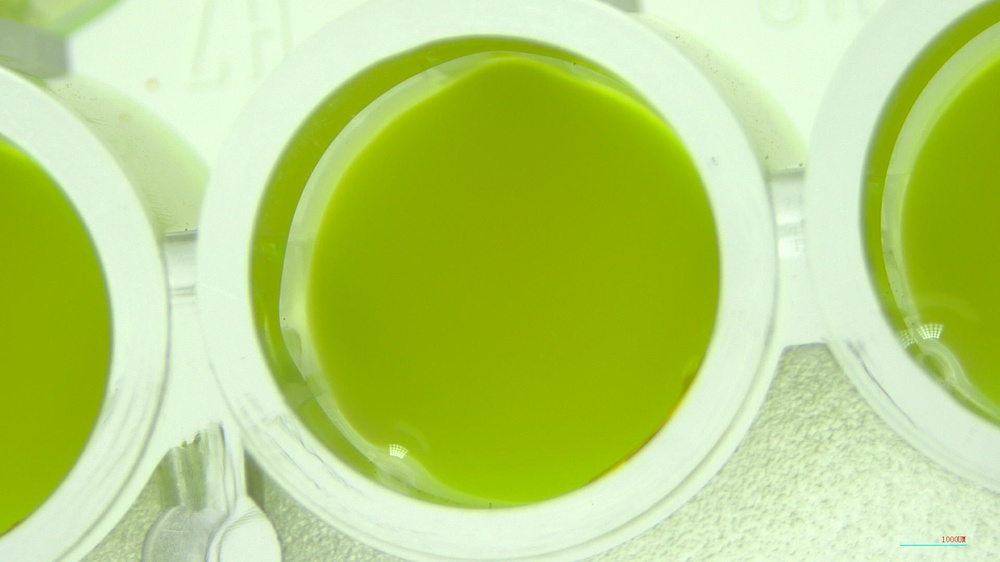
#> input picture MLPR_Dataset_Copy/0 hr/ pH5 Hydrolytic/IMG00158.JPG, 1000 x 562 px, shrunk from 1920 x 1080 before the run; its folder holds only this picture in this run
$ jupyter execute main.ipynb   (older library calls are emulated)
#> lines starting #> are read from the running program, lines starting #| are printed output that depends on the picture; after the words box and inside, x2 and y2 are one past the last pixel; in counts of white or black regions, pixels touching at a corner belong together
[cell 1]
import cv2
import numpy as np
import matplotlib.pyplot as plt
import os

# Root dataset folder
dataset_root = "MLPR_Dataset_Copy"
output_root = "Processed_Images"

# Ensure output root exists
os.makedirs(output_root, exist_ok=True)

# Define green color range (HSV)
lower_green = np.array([30, 100, 100])
upper_green = np.array([90, 255, 255])

# Recursive function to process images in all subfolders
def process_images_in_folder(folder_path, output_folder):
    # Ensure output folder exists
    os.makedirs(output_folder, exist_ok=True)

    for item in os.listdir(folder_path):
        item_path = os.path.join(folder_path, item)
        output_item_path = os.path.join(output_folder, item)

        if os.path.isdir(item_path):
            # Recursively process subfolders
            process_images_in_folder(item_path, output_item_path)
        elif item.lower().endswith(('.png', '.jpg', '.jpeg')):
            # Read image
            image = cv2.imread(item_path)
            if image is None:
                print(f"Error loading image: {item_path}")
                continue

            # Convert to HSV and create mask
            hsv = cv2.cvtColor(image, cv2.COLOR_BGR2HSV)
            mask = cv2.inRange(hsv, lower_green, upper_green)

            # Morphological operations to refine mask
            kernel = np.ones((7, 7), np.uint8)
            mask = cv2.morphologyEx(mask, cv2.MORPH_CLOSE, kernel)    # Closing to fill small holes
            mask = cv2.morphologyEx(mask, cv2.MORPH_OPEN, kernel)     # Opening to remove noise

            # Find contours
            contours, _ = cv2.findContours(mask, cv2.RETR_EXTERNAL, cv2.CHAIN_APPROX_SIMPLE)
            contour_debug = image.copy()
            cv2.drawContours(contour_debug, contours, -1, (255, 0, 0), 2)

            # Detect circular well
            well_contour = None
            max_radius = 0
            for cnt in contours:
                (x, y), radius = cv2.minEnclosingCircle(cnt)
                circularity = (4 * np.pi * cv2.contourArea(cnt)) / (cv2.arcLength(cnt, True) ** 2 + 1e-5)

                if radius > max_radius and radius > 30 and circularity > 0.6:
                    max_radius = radius
                    well_contour = (int(x), int(y), int(radius))

            # Draw detected well
            output = image.copy()
            if well_contour:
                x, y, r = well_contour
                cv2.circle(output, (x, y), r, (0, 0, 255), 5)
                cv2.circle(output, (x, y), 5, (255, 0, 0), -1)
                print(f"[✔] Processed: {item_path} - Well detected at ({x}, {y}) with radius {r}")
            else:
                print(f"[✘] Processed: {item_path} - No well detected.")

            # Save processed image and mask
            cv2.imwrite(os.path.join(output_folder, f"processed_{item}"), output)
            cv2.imwrite(os.path.join(output_folder, f"mask_{item}"), mask)

# Start processing from the root dataset folder
process_images_in_folder(dataset_root, output_root)
#> call 3 of process_images_in_folder, with folder_path = 'MLPR_Dataset_Copy/0 hr/ pH5 Hydrolytic', output_folder = 'Processed_Images/0 hr/ pH5 Hydrolytic'
#> in process_images_in_folder, image is the input picture: shape (562, 1000, 3); mean B, G, R 119.3, 210.7, 184
#> in process_images_in_folder (call 3), `mask = cv2.inRange(hsv, lower_green, upper_green)`:
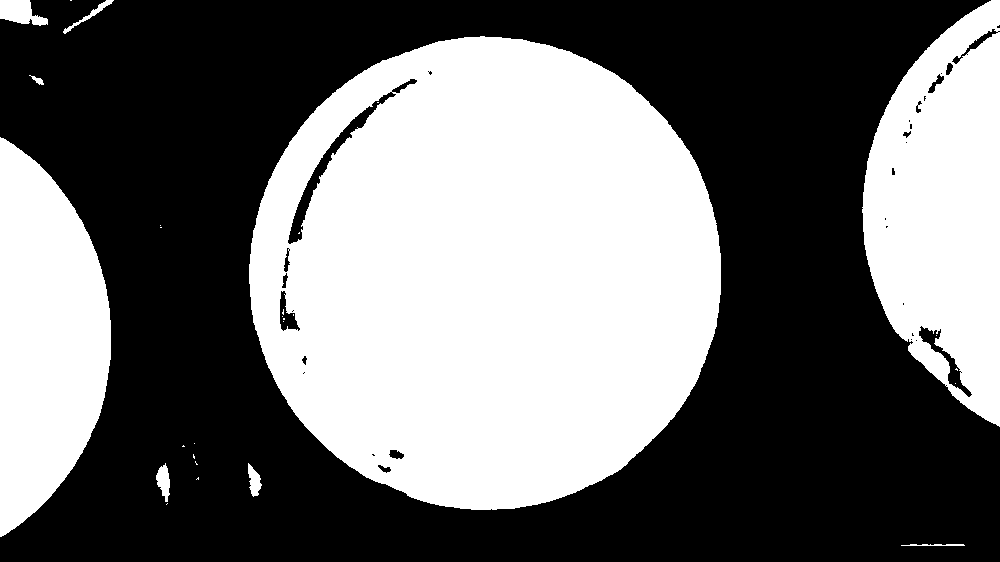
#> mask: shape (562, 1000); 44.1% white; 28 white regions (19 under 20 px), largest, box (x1, y1, x2, y2) and area: (249, 36, 721, 510) 173036, (862, 0, 1000, 427) 41015, (0, 137, 111, 537) 31842
#> in process_images_in_folder (call 3), `mask = cv2.morphologyEx(mask, cv2.MORPH_OPEN, kernel)`:
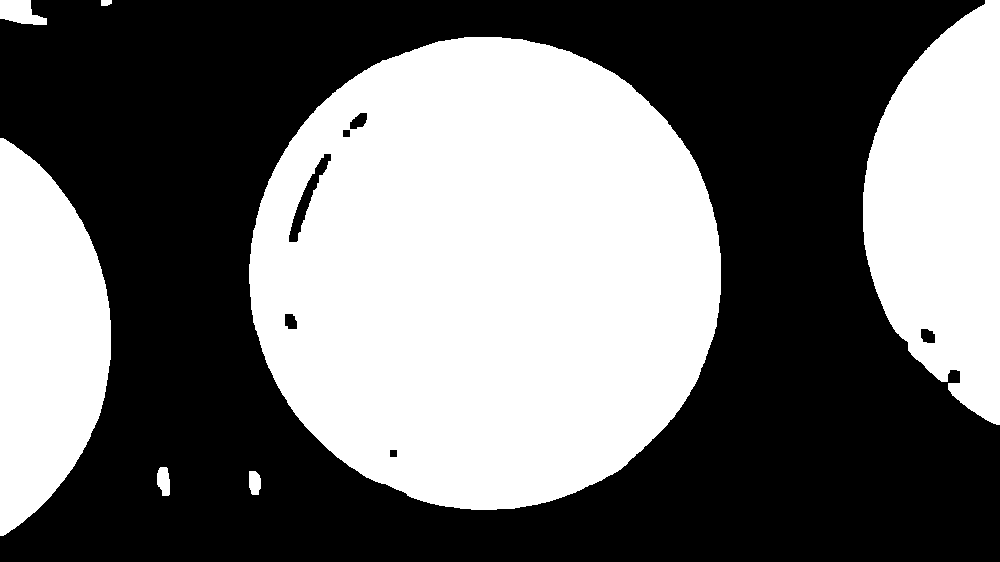
#> mask: shape (562, 1000); 44.4% white; 7 white regions
#> in process_images_in_folder (call 3), `contours, _ = cv2.findContours(mask, cv2.RETR_EXTERNAL, cv2.CHAIN_APPR..`: contours = 7 contours; box (x1, y1, x2, y2) and area: (249, 37, 721, 510) 174758, (863, 0, 1000, 425) 41605, (0, 138, 111, 536) 31429, (0, 0, 47, 25) 758, (157, 467, 170, 496) 270, (249, 471, 261, 495) 217, (101, 0, 112, 6) 45
#> in process_images_in_folder (call 3), `cv2.drawContours(contour_debug, contours, -1, (255, 0, 0), 2)`:
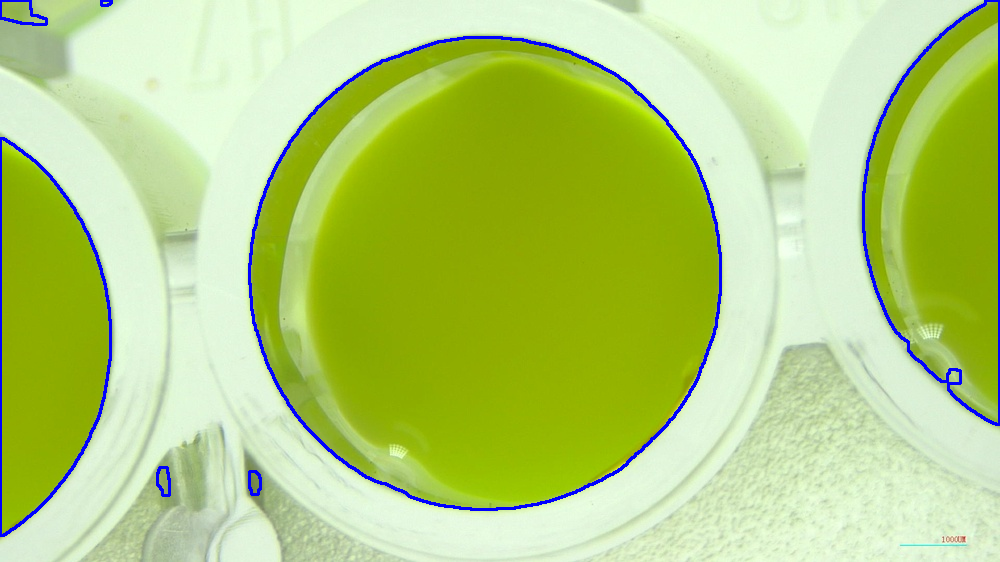
#> contour_debug: shape (562, 1000, 3); 2% of pixels changed, all inside (x1, y1, x2, y2) = (0, 0, 1000, 537)
#> the loop in process_images_in_folder (call 3), `for cnt in contours:` made 7 passes
#> (x, y, radius, circularity, max_radius, well_contour) on pass 4: (485.6, 273, 237.7, 0.889, 237.7, (485, 272, 237))
#> after the loop in process_images_in_folder (call 3), `for cnt in contours:`: max_radius = 237.7
#> in process_images_in_folder (call 3), `x, y, r = well_contour`: x = 485; y = 272; r = 237
#> in process_images_in_folder (call 3), `cv2.circle(output, (x, y), r, (0, 0, 255), 5)`:
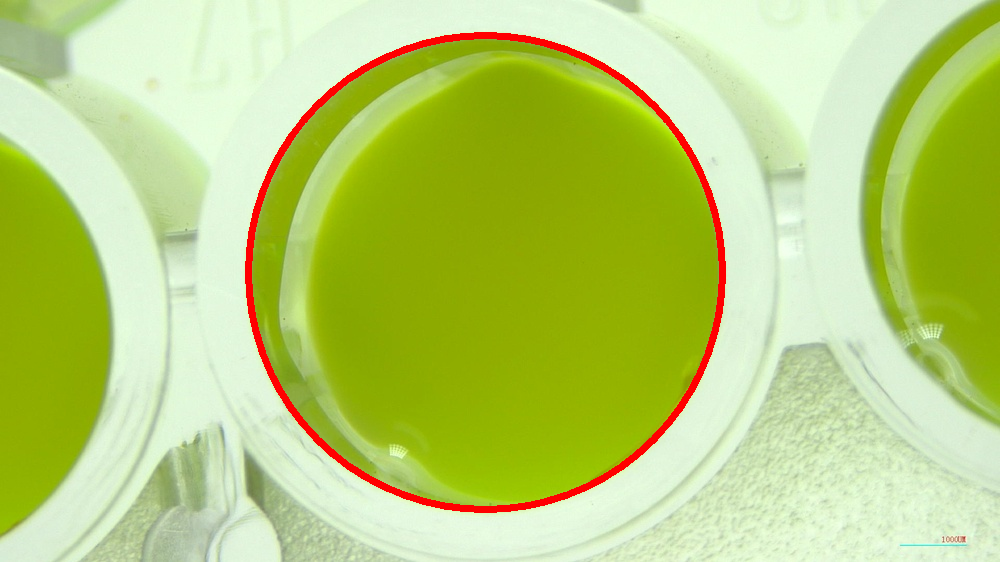
#> output: shape (562, 1000, 3); 1.86% of pixels changed, all inside (x1, y1, x2, y2) = (245, 32, 726, 513)
#| [✔] Processed: MLPR_Dataset_Copy/0 hr/ pH5 Hydrolytic/IMG00158.JPG - Well detected at (485, 272) with radius 237

print("✅ All images processed and saved in:", output_root)

[cell 2]
import cv2
import numpy as np
import os

# Root dataset folder
dataset_root = "MLPR_Dataset_Copy"
output_root = "Processed_Images"
cropped_output_root = "Cropped_Images"

# Ensure output folders exist
os.makedirs(output_root, exist_ok=True)
os.makedirs(cropped_output_root, exist_ok=True)

# Define green color range (HSV)
lower_green = np.array([30, 100, 100])
upper_green = np.array([90, 255, 255])

def process_images_in_folder(folder_path, output_folder, cropped_folder):
    os.makedirs(output_folder, exist_ok=True)
    os.makedirs(cropped_folder, exist_ok=True)

    for item in os.listdir(folder_path):
        item_path = os.path.join(folder_path, item)
        output_item_path = os.path.join(output_folder, item)
        cropped_item_path = os.path.join(cropped_folder, item)

        if os.path.isdir(item_path):
            process_images_in_folder(item_path, output_item_path, cropped_item_path)
        elif item.lower().endswith(('.png', '.jpg', '.jpeg')):
            image = cv2.imread(item_path)
            if image is None:
                print(f"❌ Error loading image: {item_path}")
                continue

            hsv = cv2.cvtColor(image, cv2.COLOR_BGR2HSV)
            mask = cv2.inRange(hsv, lower_green, upper_green)

            kernel = np.ones((7, 7), np.uint8)
            mask = cv2.morphologyEx(mask, cv2.MORPH_CLOSE, kernel)
            mask = cv2.morphologyEx(mask, cv2.MORPH_OPEN, kernel)

            contours, _ = cv2.findContours(mask, cv2.RETR_EXTERNAL, cv2.CHAIN_APPROX_SIMPLE)
            well_contour = None
            max_radius = 0

            for cnt in contours:
                (x, y), radius = cv2.minEnclosingCircle(cnt)
                circularity = (4 * np.pi * cv2.contourArea(cnt)) / (cv2.arcLength(cnt, True) ** 2 + 1e-5)

                if radius > max_radius and radius > 30 and circularity > 0.6:
                    max_radius = radius
                    well_contour = (int(x), int(y), int(radius))

            output = image.copy()
            if well_contour:
                x, y, r = well_contour
                cv2.circle(output, (x, y), r, (0, 0, 255), 5)
                cv2.circle(output, (x, y), 5, (255, 0, 0), -1)

                # Ensure the crop is within image bounds
                h, w = image.shape[:2]
                x1, y1 = max(x - r, 0), max(y - r, 0)
                x2, y2 = min(x + r, w), min(y + r, h)

                cropped_image = image[y1:y2, x1:x2]

                # Check if cropped image is valid
                if cropped_image.size > 0:
                    # Apply circular mask
                    h_c, w_c = cropped_image.shape[:2]
                    circular_mask = np.zeros((h_c, w_c), dtype=np.uint8)
                    cv2.circle(circular_mask, (w_c//2, h_c//2), min(r, w_c//2, h_c//2), 255, -1)

                    cropped_result = cv2.bitwise_and(cropped_image, cropped_image, mask=circular_mask)

                    cropped_filename = os.path.join(cropped_folder, f"cropped_{item}")
                    cv2.imwrite(cropped_filename, cropped_result)
                    print(f"✅ Cropped and saved: {cropped_filename}")
                else:
                    print(f"⚠️ Skipping cropping for {item}: Invalid crop size")

            # Save processed images
            cv2.imwrite(os.path.join(output_folder, f"processed_{item}"), output)
            cv2.imwrite(os.path.join(output_folder, f"mask_{item}"), mask)

# Start processing
process_images_in_folder(dataset_root, output_root, cropped_output_root)
#> call 3 of process_images_in_folder, with folder_path = 'MLPR_Dataset_Copy/0 hr/ pH5 Hydrolytic', output_folder = 'Processed_Images/0 hr/ pH5 Hydrolytic', cropped_folder = 'Cropped_Images/0 hr/ pH5 Hydrolytic'
#> in process_images_in_folder (call 3), `cropped_image = image[y1:y2, x1:x2]`:
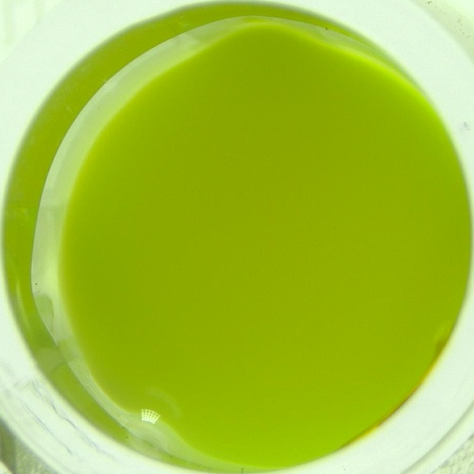
#> cropped_image: shape (474, 474, 3); mean B, G, R 56.6, 192.2, 162.4
#> in process_images_in_folder (call 3), `cv2.circle(circular_mask, (w_c//2, h_c//2), min(r, w_c//2, h_c//2), 25..`:
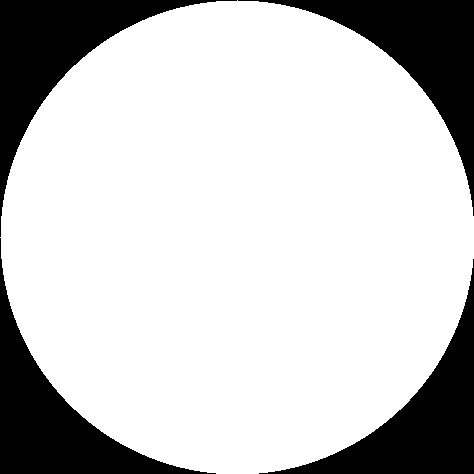
#> circular_mask: shape (474, 474); 78.5% white; 4 black regions, box (x1, y1, x2, y2) and area: (0, 0, 237, 237) 12306, (238, 0, 474, 216) 12069, (0, 238, 216, 474) 12069, (259, 259, 474, 474) 11833
#> in process_images_in_folder (call 3), `cropped_result = cv2.bitwise_and(cropped_image, cropped_image, mask=ci..`:
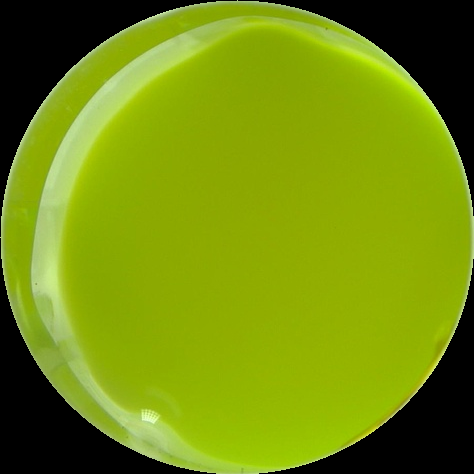
#> cropped_result: shape (474, 474, 3); mean B, G, R 12.3, 140.2, 115.2

print("✅ All images processed and cropped successfully!")

[cell 3]
import os
import cv2
import numpy as np
import pandas as pd
from skimage.feature import graycomatrix, graycoprops

# Root dataset folder
dataset_root = "Cropped_Images"
output_root = "Processed_Dataset"
os.makedirs(output_root, exist_ok=True)

# Feature storage
features = []

def process_images_in_folder(folder_path, output_folder):
    os.makedirs(output_folder, exist_ok=True)  # Ensure output structure

    for item in os.listdir(folder_path):
        item_path = os.path.join(folder_path, item)
        output_item_path = os.path.join(output_folder, item)

        if os.path.isdir(item_path):
            # Recursively process subfolders
            process_images_in_folder(item_path, output_item_path)
        elif item.lower().endswith(('.png', '.jpg', '.jpeg')):
            # Extract image name
            image_name = os.path.basename(item).replace("cropped_", "")

            # Read image
            image = cv2.imread(item_path)
            if image is None:
                print(f"Error loading image: {item_path}")
                continue

            # --- Normalization ---
            lab = cv2.cvtColor(image, cv2.COLOR_BGR2LAB)
            l, a, b = cv2.split(lab)
            clahe = cv2.createCLAHE(clipLimit=1.0, tileGridSize=(8,8))
            l_clahe = clahe.apply(l)
            normalized_image = cv2.cvtColor(cv2.merge((l_clahe, a, b)), cv2.COLOR_LAB2BGR)

            # Save normalized image
            cv2.imwrite(output_item_path, normalized_image)

            # --- Color Features ---
            hsv_image = cv2.cvtColor(normalized_image, cv2.COLOR_BGR2HSV)
            hue, saturation, value = cv2.split(hsv_image)
            mean_hue = np.mean(hue)
            std_saturation = np.std(saturation)
            avg_intensity = np.mean(value)

            # --- Texture Features ---
            gray_image = cv2.cvtColor(normalized_image, cv2.COLOR_BGR2GRAY)
            glcm = graycomatrix(gray_image, distances=[1], angles=[0], levels=256, symmetric=True, normed=True)
            contrast = graycoprops(glcm, 'contrast')[0, 0]
            correlation = graycoprops(glcm, 'correlation')[0, 0]
            energy = graycoprops(glcm, 'energy')[0, 0]
            homogeneity = graycoprops(glcm, 'homogeneity')[0, 0]

            # Store extracted features
            features.append([item_path, image_name, mean_hue, std_saturation, avg_intensity, contrast, correlation, energy, homogeneity])

# Process dataset
process_images_in_folder(dataset_root, output_root)

# Save extracted features to CSV
features_df = pd.DataFrame(features, columns=["Image_Path", "image_name", "Mean_Hue", "Std_Saturation", "Avg_Intensity", "Contrast", "Correlation", "Energy", "Homogeneity"])
features_df.to_csv("wound_features.csv", index=False)

print("Processing complete. Features saved to 'wound_features.csv'")

[cell 4]
import pandas as pd
import matplotlib.pyplot as plt
import seaborn as sns

# Load the extracted features
df = pd.read_csv("wound_features.csv")
#> (reads wound_features.csv from the repository)

# Set the style
sns.set_style("whitegrid")

# 1. Histogram Plots
features = ["Mean_Hue", "Std_Saturation", "Avg_Intensity", "Contrast", "Correlation", "Energy", "Homogeneity"]
plt.figure(figsize=(12, 8))
for i, feature in enumerate(features, 1):
    plt.subplot(3, 3, i)
    sns.histplot(df[feature], bins=30, kde=True, color='blue')
    plt.title(f"Distribution of {feature}")
plt.tight_layout()
plt.show()

# 2. Box Plots to Identify Outliers
plt.figure(figsize=(12, 6))
sns.boxplot(data=df[features], palette="coolwarm")
plt.xticks(rotation=45)
plt.title("Box Plot of Extracted Features")
plt.show()

# 3. Scatter Plots for Correlations
plt.figure(figsize=(12, 6))
sns.pairplot(df[features], diag_kind='kde', plot_kws={'alpha': 0.5})
plt.show()

# 4. Heatmap of Feature Correlations
plt.figure(figsize=(10, 6))
sns.heatmap(df[features].corr(), annot=True, cmap='coolwarm', fmt=".2f", linewidths=0.5)
plt.title("Feature Correlation Heatmap")
plt.show()
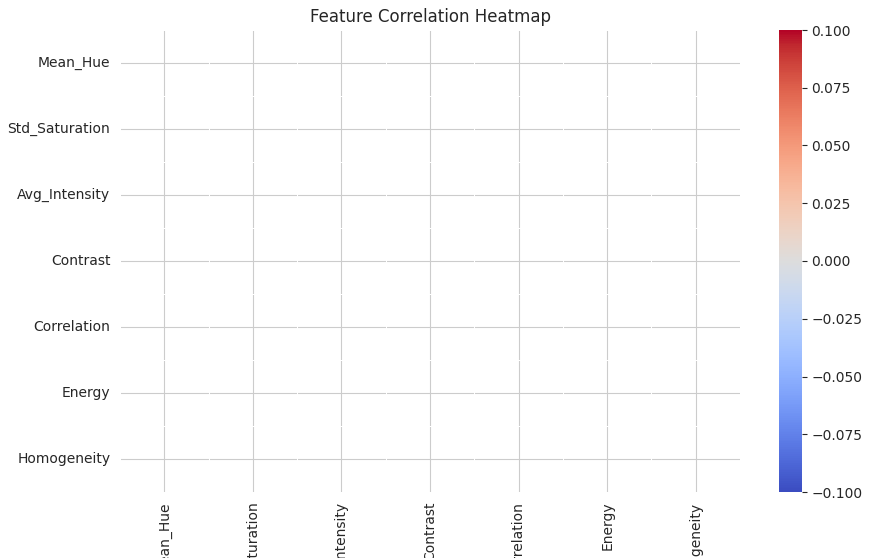
#> figure drawn by matplotlib, 2 panels

print("Plots generated successfully! Analyze the distributions, outliers, and correlations.")

[cell 5]
features_df = pd.read_csv("wound_features.csv")
well_data_df = pd.read_csv("well_data.csv")
#> (reads well_data.csv from the repository)

# Merge the two dataframes on 'image_name'
merged_df = pd.merge(features_df, well_data_df, on="image_name", how="inner")

# Save the merged dataset
merged_df.to_csv("merged_wound_data.csv", index=False)

# Save the merged dataset
merged_df.to_csv("merged_wound_data.csv", index=False)

print("Merged CSV saved as 'merged_wound_data.csv'")

[cell 6]
import pandas as pd
import matplotlib.pyplot as plt

# Load the merged dataset
merged_df = pd.read_csv("merged_wound_data.csv")
#> (reads merged_wound_data.csv from the repository)

# Choose a specific well number, pH value, and type
well_number = "A1"
pH_value = 5
type_value = "Enzy"

#print(merged_df)

# Filter data for the selected well, pH, and type
filtered_df = merged_df[(merged_df["well_no"] == well_number) & (merged_df["pH_value"] == pH_value) & (merged_df["type"] == type_value)]

# Sort by hour for correct plotting
filtered_df = filtered_df.sort_values(by="hour")

print(filtered_df)

# Plot Hue
plt.figure(figsize=(8, 5))
plt.plot(filtered_df["hour"], filtered_df["Mean_Hue"], marker="o", color="r")
plt.xlabel("Hour")
plt.ylabel("Hue")
plt.title(f"Hue vs Hour for Well {well_number}, pH {pH_value}, {type_value}")
plt.grid()
plt.show()
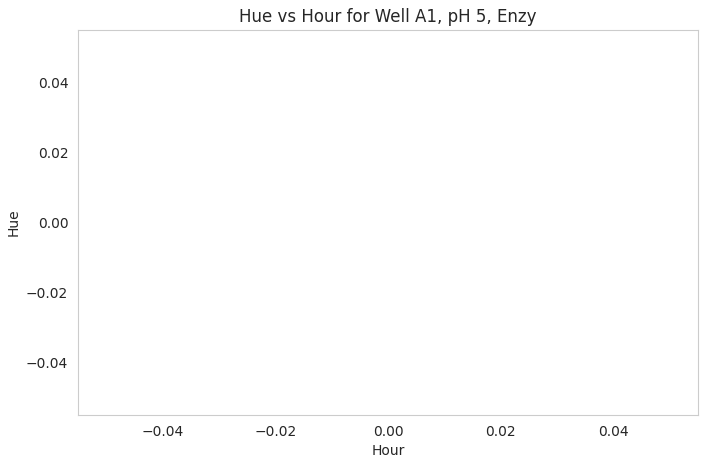
#> figure drawn by matplotlib, 1 panel

# Plot Saturation
plt.figure(figsize=(8, 5))
plt.plot(filtered_df["hour"], filtered_df["Std_Saturation"], marker="s", color="g")
plt.xlabel("Hour")
plt.ylabel("Saturation")
plt.title(f"Saturation vs Hour for Well {well_number}, pH {pH_value}, {type_value}")
plt.grid()
plt.show()

# Plot Intensity
plt.figure(figsize=(8, 5))
plt.plot(filtered_df["hour"], filtered_df["Avg_Intensity"], marker="^", color="b")
plt.xlabel("Hour")
plt.ylabel("Intensity")
plt.title(f"Intensity vs Hour for Well {well_number}, pH {pH_value}, {type_value}")
plt.grid()
plt.show()

# Plot Contrast
plt.figure(figsize=(8, 5))
plt.plot(filtered_df["hour"], filtered_df["Contrast"], marker="d", color="m")
plt.xlabel("Hour")
plt.ylabel("Contrast")
plt.title(f"Contrast vs Hour for Well {well_number}, pH {pH_value}, {type_value}")
plt.grid()
plt.show()

print(f"Graphs plotted separately for Well {well_number}, pH {pH_value}, {type_value}")
